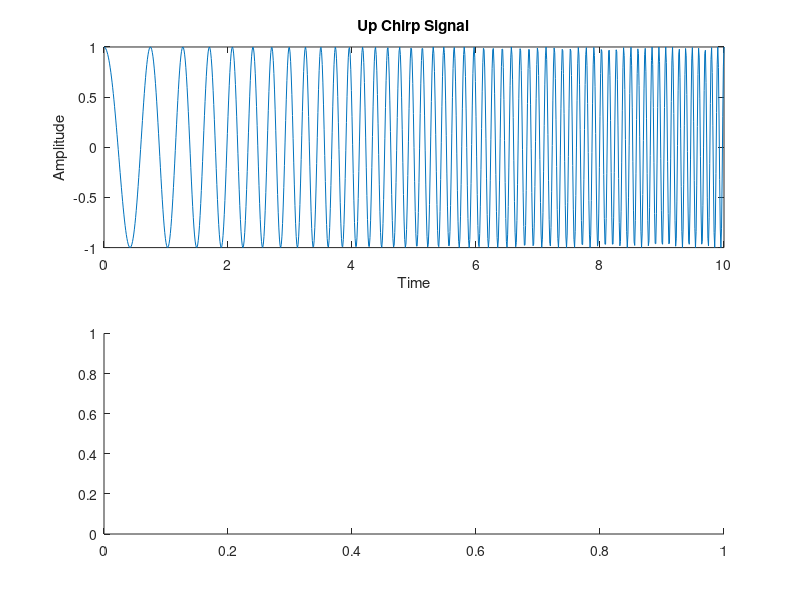

Recreate this plot in MATLAB. (Note: this script raises an error after producing the figure.)
clc;
clear;

%% Constants
F1 = 1;      %start freq
F2 = 10;     %end freq
Fs = 100;    %sampling freq
Ts = 1/Fs;   %sampling time
Tf = 10;     %end time
T = 0:Ts:Tf; %time rang

%% Up/Down Chirp
U_chirp = chirp(T, F1, Tf, F2); %Generate up chirp signal
D_chirp = chirp(T, F2, Tf, F1); %Generate down chirp signal

%% Plot up-chirp signal
figure;
subplot(2, 1, 1);
plot(T, U_chirp);
title('Up Chirp Signal');
xlabel('Time');
ylabel('Amplitude');
subplot(2, 1, 2);
spectrogram(U_chirp');
title('Up Chirp Signal Spectrum');

%% Plot down-chirp signal
figure;
subplot(2, 1, 1);
plot(T, D_chirp);
title('Down Chirp Signal');
xlabel('Time');
ylabel('Amplitude');
subplot(2, 1, 2);
spectrogram(D_chirp');
title('Down Chirp Signal Spectrum');